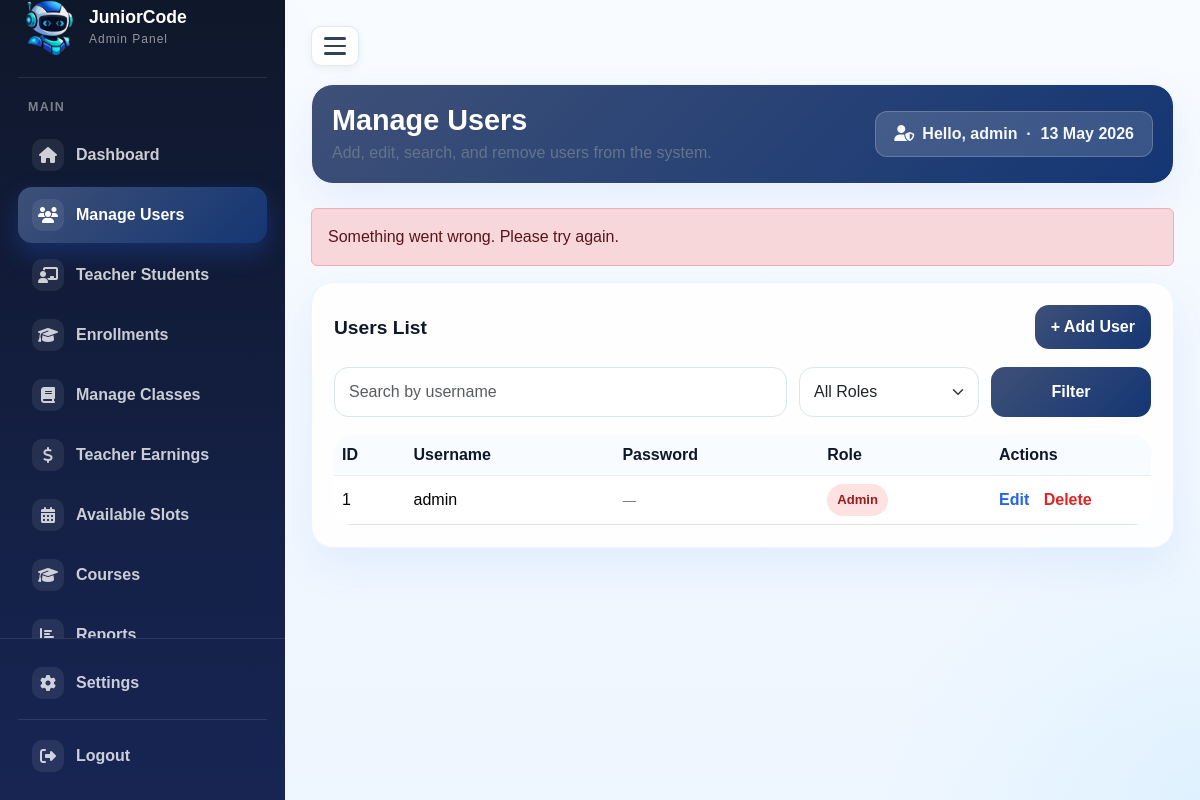
/manage_users.php?error=1 (signed in), run on the app's committed database.
### tables this page shows
CREATE TABLE IF NOT EXISTS `users` (
  `id`                INT          NOT NULL AUTO_INCREMENT,
  `username`          VARCHAR(255) NOT NULL,
  `password`          VARCHAR(255) NOT NULL,
  `plain_password`    VARCHAR(255) NOT NULL DEFAULT '',
  `role`              VARCHAR(50)  NOT NULL DEFAULT 'student',
  `email`             VARCHAR(255) NOT NULL DEFAULT '',
  `zoom_personal_link` TEXT        NOT NULL,
  `profile_picture`   VARCHAR(300) NOT NULL DEFAULT '',
  PRIMARY KEY (`id`),
  UNIQUE KEY `username` (`username`)
);

### manage_users.php (the view, shortened to what this page needs)
<?php
require_once "db.php";
$adminName = $_SESSION["username"] ?? "Admin";
$search = trim($_GET["search"] ?? "");
$sql = "SELECT id, username, plain_password, role FROM users WHERE 1=1";
$sql .= " ORDER BY id DESC";
$stmt = $conn->prepare($sql);
$stmt->execute();
$result = $stmt->get_result();
?>
<!DOCTYPE html>
<html lang="en">
<head>
  <link href="https://cdn.jsdelivr.net/npm/bootstrap@5.3.3/dist/css/bootstrap.min.css" rel="stylesheet">
  <link href="https://cdnjs.cloudflare.com/ajax/libs/font-awesome/6.5.0/css/all.min.css" rel="stylesheet">
</head>
<body>
  <div class="app-shell">
    <aside class="sidebar">
      <div class="sidebar-top-area">
      <div class="brand-box">
        <img src="images/robot2.png.png" class="logo-img" alt="Logo">
        <div>
          <div class="brand-title">JuniorCode</div>
          <div class="brand-sub">Admin Panel</div>
        </div>
      </div>
      <div class="nav-title">Main</div>
      <div class="nav-custom">
        <a href="admin_dashboard.php" class="nav-link-custom">
          <span class="nav-icon"><i class="fas fa-house"></i></span>
          <span>Dashboard</span>
        </a>
        <a href="manage_users.php" class="nav-link-custom active">
          <span class="nav-icon"><i class="fas fa-users"></i></span>
          <span>Manage Users</span>
        </a>
        <a href="admin_teacher_students.php" class="nav-link-custom">
          <span class="nav-icon"><i class="fas fa-chalkboard-user"></i></span><span>Teacher Students</span>
        </a>
          <a href="admin_enrollments.php" class="nav-link-custom">
            <span class="nav-icon"><i class="fas fa-graduation-cap"></i></span><span>Enrollments</span>
          </a>
        <a href="manage_classes.php" class="nav-link-custom">
          <span class="nav-icon"><i class="fas fa-book"></i></span>
          <span>Manage Classes</span>
        </a>
        <a href="teacher_earnings.php" class="nav-link-custom">
          <span class="nav-icon"><i class="fas fa-dollar-sign"></i></span>
          <span>Teacher Earnings</span>
        </a>
        <a href="available_slots.php" class="nav-link-custom">
          <span class="nav-icon"><i class="fas fa-calendar-days"></i></span>
          <span>Available Slots</span>
        </a>
        <a href="courses.php" class="nav-link-custom">
          <span class="nav-icon"><i class="fas fa-graduation-cap"></i></span>
          <span>Courses</span>
        </a>
        <a href="reports.php" class="nav-link-custom">
          <span class="nav-icon"><i class="fas fa-chart-bar"></i></span>
          <span>Reports</span>
        </a>
      </div>
      </div>
      <div class="sidebar-bottom">
        <a href="settings.php" class="nav-link-custom">
          <span class="nav-icon"><i class="fas fa-gear"></i></span>
          <span>Settings</span>
        </a>
        <div style="height:1px;background:rgba(255,255,255,0.1);margin:8px 0;"></div>
        <a href="logout.php" class="nav-link-custom">
          <span class="nav-icon"><i class="fas fa-right-from-bracket"></i></span>
          <span>Logout</span>
        </a>
      </div>
    </aside>
    <main class="main-content">
      <div class="hamburger-btn" onclick="document.body.classList.toggle('sidebar-collapsed')">
        <div class="hamburger-line"></div>
        <div class="hamburger-line"></div>
        <div class="hamburger-line"></div>
      </div>
      <div class="topbar">
        <div>
          <h1>Manage Users</h1>
          <p>Add, edit, search, and remove users from the system.</p>
        </div>
        <div class="admin-badge"><i class="fas fa-user-shield me-2"></i>Hello, <?php echo htmlspecialchars($adminName); ?> &nbsp;·&nbsp; <?php echo date("d M Y"); ?></div>
      </div>
      <?php if (isset($_GET["error"])): ?>
        <div class="alert alert-danger">Something went wrong. Please try again.</div>
      <?php endif; ?>
      <section class="panel-card">
        <div class="panel-header">
          <h2 class="panel-title">Users List</h2>
          <a href="add_user.php" class="btn-main">+ Add User</a>
        </div>
        <form method="GET" class="filters">
          <input
            type="text"
            name="search"
            class="form-control"
            placeholder="Search by username"
            value="<?php echo htmlspecialchars($search); ?>"
          >
          <select name="role" class="form-select">
            <option value="">All Roles</option>
          </select>
          <button type="submit" class="btn-main">Filter</button>
        </form>
        <?php if ($result && $result->num_rows > 0): ?>
          <div class="table-responsive">
            <table class="table align-middle">
              <thead>
                <tr>
                  <th>ID</th>
                  <th>Username</th>
                  <th>Password</th>
                  <th>Role</th>
                  <th style="width: 160px;">Actions</th>
                </tr>
              </thead>
              <tbody>
                <?php $rowIdx = 0; while ($user = $result->fetch_assoc()): $rowIdx++; ?>
                  <tr>
                    <td><?php echo htmlspecialchars($user["id"]); ?></td>
                    <td><?php echo htmlspecialchars($user["username"]); ?></td>
                    <td>
                      <?php if ($user["role"] === "admin"): ?>
                        <span style="color:var(--muted);font-size:.85rem;">—</span>
                      <?php endif; ?>
                    </td>
                    <td>
                      <span class="role-badge role-<?php echo htmlspecialchars($user["role"]); ?>">
                        <?php echo htmlspecialchars(ucfirst($user["role"])); ?>
                      </span>
                    </td>
                    <td>
                      <button class="action-btn edit-btn" style="background:none;border:none;padding:0;cursor:pointer;"
                        onclick="openEditModal(<?= $user['id'] ?>, '<?= htmlspecialchars(addslashes($user['username'])) ?>', '<?= htmlspecialchars($user['role']) ?>')">Edit</button>
                      <a href="delete_user.php?id=<?php echo $user["id"]; ?>" class="action-btn delete-btn">Delete</a>
                    </td>
                  </tr>
                <?php endwhile; ?>
              </tbody>
            </table>
          </div>
        <?php else: ?>
          <div class="empty-box">No users found.</div>
        <?php endif; ?>
      </section>
    </main>
  </div>
</body>
</html>

### manage_users.php (style rules this page uses)
:root { --primary: #3e5077; --secondary: #143674; --dark: #0f172a; --muted: #64748b; --soft: #eff6ff; --border: #dbeafe; --shadow: 0 18px 45px rgba(37, 99, 235, 0.08); }
body { margin: 0; font-family: Arial, Helvetica, sans-serif; background: radial-gradient(circle at top left, rgba(37, 99, 235, 0.08), transparent 22%), radial-gradient(circle at bottom right, rgba(56, 189, 248, 0.08), transparent 22%), linear-gradient(180deg, #f8fbff 0%, #eef6ff 100%); color: var(--dark); }
.app-shell { min-height: 100vh; display: flex; }
.sidebar { width: 285px; background: linear-gradient(180deg, #0f172a 0%, #172554 100%); color: white; padding: 0; position: sticky; top: 0; height: 100vh; transition: width 0.3s ease, padding 0.3s ease, min-width 0.3s ease; overflow: hidden; display: flex; flex-direction: column; }
.sidebar-bottom { padding: 16px 18px; border-top: 1px solid rgba(255,255,255,0.1); }
.sidebar-top-area { padding: 0 18px 18px; flex: 1; overflow-y: auto; }
.brand-box { display: flex; align-items: center; gap: 12px; padding: 0 4px 22px; border-bottom: 1px solid rgba(255,255,255,0.1); margin-bottom: 10px; }
.logo-img { width: 55px; height: 55px; object-fit: contain; border-radius: 12px; background: none; flex-shrink: 0; }
.brand-title { font-weight: 900; font-size: 1.1rem; line-height: 1.15; }
.brand-sub { font-size: 0.75rem; color: rgba(255,255,255,0.55); letter-spacing: 1px; margin-top: 3px; }
.nav-title { font-size: 0.78rem; text-transform: uppercase; letter-spacing: 1.3px; color: rgba(255,255,255,0.45); margin: 20px 10px 10px; font-weight: 700; }
.nav-custom { display: flex; flex-direction: column; gap: 4px; }
.nav-link-custom { display: flex; align-items: center; gap: 12px; color: rgba(255,255,255,0.78); text-decoration: none; padding: 12px 14px; border-radius: 14px; transition: all 0.25s ease; font-weight: 700; }
.nav-link-custom.active { background: linear-gradient(135deg, var(--primary), var(--secondary)); color: white; box-shadow: 0 10px 24px rgba(37, 99, 235, 0.28); }
.nav-icon { width: 32px; height: 32px; border-radius: 10px; background: rgba(255,255,255,0.08); display: flex; align-items: center; justify-content: center; flex-shrink: 0; }
.main-content { flex: 1; padding: 26px; }
.hamburger-btn { display:flex; flex-direction:column; gap:5px; cursor:pointer; background:#fff; border:1px solid #e2e8f0; border-radius:10px; padding:10px 12px; margin-bottom:18px; width:fit-content; box-shadow:0 2px 8px rgba(0,0,0,0.06); transition:background 0.2s; }
.hamburger-line { width:22px; height:2.5px; background:#334155; border-radius:2px; }
.topbar, .panel-card { background: rgba(255,255,255,0.9); border: 1px solid #edf4ff; border-radius: 22px; box-shadow: var(--shadow); }
.topbar { display: flex; justify-content: space-between; align-items: center; gap: 16px; margin-bottom: 24px; padding: 18px 20px; background: linear-gradient(135deg, var(--primary), var(--secondary));; }
.topbar h1 { font-size: 1.8rem; font-weight: 900; margin: 0; color: white; }
.topbar p { margin: 4px 0 0; color: var(--muted); }
.admin-badge { background: rgba(255,255,255,0.15); color: #f6f8fc; border-radius: 12px; border: 1px solid rgba(255,255,255,0.2); padding: 10px 18px; font-weight: 800; }
.panel-card { padding: 22px; }
.panel-header { display: flex; justify-content: space-between; align-items: center; gap: 12px; margin-bottom: 18px; flex-wrap: wrap; }
.panel-title { font-size: 1.2rem; font-weight: 900; margin: 0; }
.btn-main { background: linear-gradient(135deg, var(--primary), var(--secondary)); border: none; color: white; font-weight: 800; border-radius: 14px; padding: 10px 16px; text-decoration: none; display: inline-block; }
.filters { display: grid; grid-template-columns: 1fr 180px 160px; gap: 12px; margin-bottom: 18px; }
.form-control, .form-select { border-radius: 14px; padding: 12px 14px; border: 1px solid #dbe4f0; }
.table-responsive { border-radius: 18px; overflow: hidden; }
.table { margin-bottom: 0; background: white; }
.table thead th { background: #f8fbff; font-weight: 800; color: var(--dark); border-bottom: 1px solid #e6eefb; }
.role-badge { padding: 6px 10px; border-radius: 999px; font-size: 0.82rem; font-weight: 800; display: inline-block; }
.role-admin { background: #fee2e2; color: #991b1b; }
.action-btn { text-decoration: none; font-weight: 700; margin-right: 10px; }
.edit-btn { color: #2563eb; }
.delete-btn { color: #dc2626; }

### data on the page
users: id "1", username "admin", role "Admin"

### other printed values
$adminName "admin"
